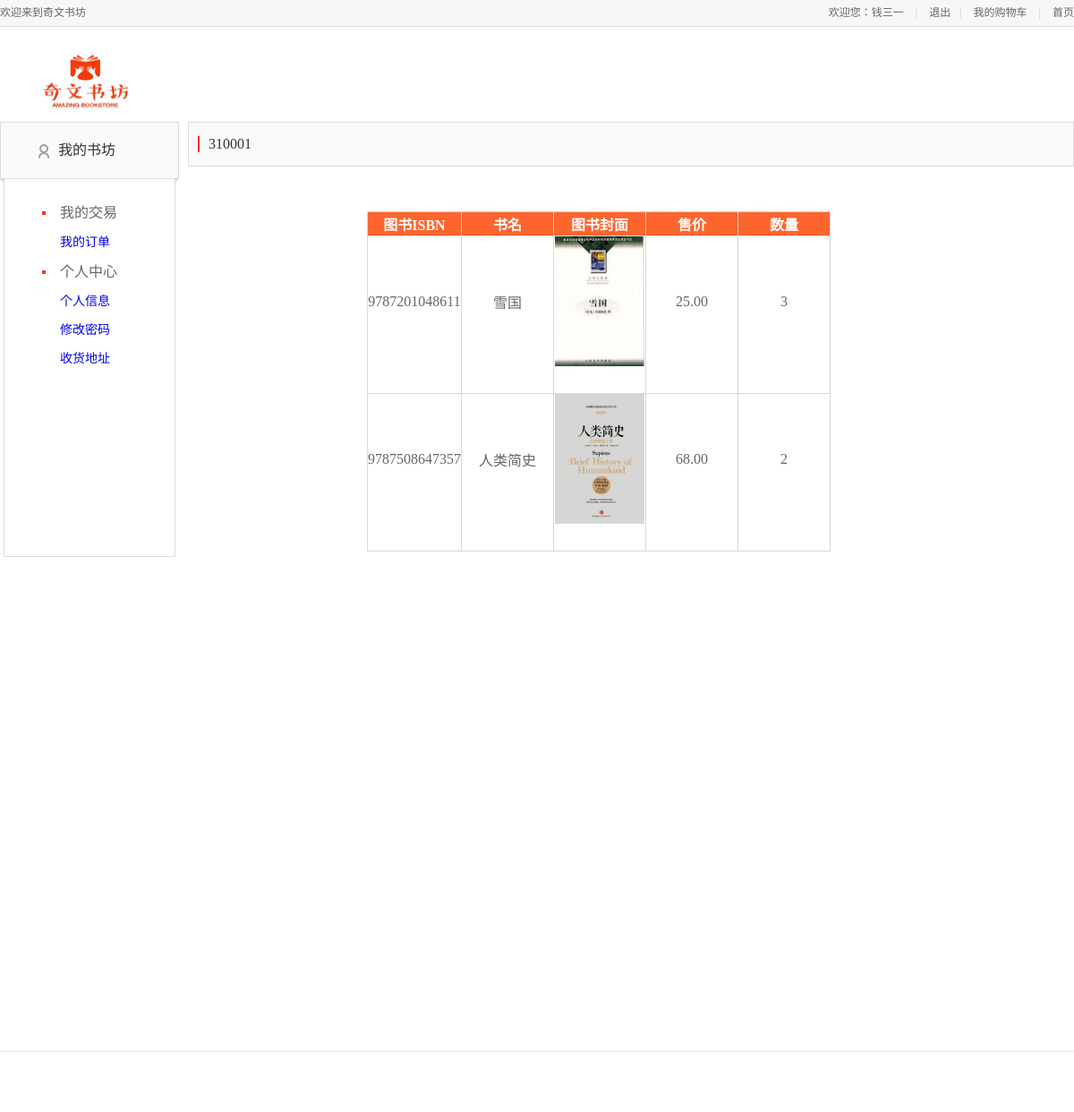
Page /用户界面/orderdetail.php?id=310001 (signed in) on the committed database.
### tables this page shows
CREATE TABLE `order_details` (
  `order_id` char(6) NOT NULL,
  `book_id` char(13) NOT NULL,
  `book_num` tinyint(4) DEFAULT NULL,
  PRIMARY KEY (`order_id`,`book_id`)
);

CREATE TABLE `book_info` (
  `book_id` char(13) NOT NULL,
  `book_name` varchar(40) DEFAULT NULL,
  `book_picture` varchar(20) DEFAULT NULL,
  `book_publisher` varchar(40) DEFAULT NULL,
  `book_type` varchar(20) DEFAULT NULL,
  `book_purchase_price` decimal(9,2) DEFAULT NULL,
  `book_sale_price` decimal(9,2) DEFAULT NULL,
  `CH_intro` text,
  `ENG_intro` text,
  `book_grade` float DEFAULT NULL,
  PRIMARY KEY (`book_id`)
);

### 用户界面/db.php (called while the page is built)
<?php
$servername = "localhost";
$username = "root";
$password = "";
$dbname = "bookstore";
$conn = new mysqli($servername, $username, $password, $dbname);
mysqli_query($conn,"set names 'UTF8'");
function sql($table, $field = '*', $where = '')
{
    global $conn;
    $sql = 'select' . ' ' . $field . ' ' . 'from' . ' ' . $table . ' where ' . $where;
    $data=mysqli_fetch_assoc($conn->query($sql));
    return $data;
}
?>

### 用户界面/orderdetail.php (the view, shortened to what this page needs)
<html>
<head>
    <link rel="stylesheet" type="text/css" href="/css/base.css">
    <link rel="stylesheet" type="text/css" href="css/base_1.css">
    <link rel="stylesheet" type="text/css" href="css/address.css">
    <link rel="stylesheet" type="text/css" href="css/main.css">
    <link rel="stylesheet" type="text/css" href="css/reset.css">
    <link rel="stylesheet" type="text/css" href="css/foot.css">
</head>
<body>
<div class="header_con">
    <div class="header">
        <div class="welcome fl">欢迎来到奇文书坊</div>
        <div class="fr">
            <div class="login_btn fl">
                <?php
                if(empty($_SESSION['user_name']))
                    echo "<script>alert('请先登录！');window.location.href='index.php';</script>";
                else
                    echo'欢迎您：'.$_SESSION['user_name'];
                ?>
                <span>|</span>
                <a href="logout.php">退出</a>
            </div>
            <div class="user_link fl">
                <span>|</span>
                <a href="ShowCart.php">我的购物车</a>
                <span>|</span>
                <a href="index.php">首页</a>
            </div>
        </div>
    </div>
</div>
<div class="mydang">
    <div class="head">
        <a class="logo" href="index.php">
            <img src="images/logo1.png" alt="">
        </a>
    </div>
    <div class="my_left">
        <div class="my_menu">
            <h3 class="my_menu_title">
                <a href="#" id="J_myhomeBtn">我的书坊</a>
            </h3>
            <dl>
                <dt id="class600" name="orders">我的交易</dt>
                <dd>
                    <a href="checkorder.php">我的订单</a>
                </dd>
                <dt id="class640" name="personalinformation">个人中心</dt>
                <dd>
                    <a href="personalinfo.php" id="a_personal">个人信息</a>
                </dd>
                <dd>
                    <a href="editpwd.php" id="a_eidpwd">修改密码</a>
                </dd>
                <dd>
                    <a href="address.php" id="a_adress">收货地址</a>
                </dd>
            </dl>
        </div>
    </div>
    <div class="my_main">
        <div class="my_title">
            <span class="title"><?PHP
                include "db.php";
                $order_id=$_GET['id'];
                echo $order_id;
                ?>
                </span>
        </div>
        <div class="shadow_box">
            <form  id='reFrom' action=""  method="post">
                </head>
                <div class="table-con">
                    <table align="left">
                        <tr>
                            <th width=100 >图书ISBN</th>
                            <th width=100>书名</th>
                            <th width=100>图书封面</th>
                            <th width=100>售价</th>
                            <th width=100>数量</th>
                        </tr>
                        <?php
                        $r=mysqli_query($conn,"SELECT*from order_details where order_id = '$order_id'");
                        while ($row=mysqli_fetch_array($r)) {
                            $id=$row['book_id'];
                            $r1=sql('book_info', '*', "book_id = '$id'");
                            ?>
                            <tr>
                                <td><?php echo $r1["book_id"] ?></td>
                                <td><?php echo $r1["book_name"]?></td>
                                <td><img src=<?php echo $r1["book_picture"]?> width=100px></td>
                                <td><?php echo $r1["book_sale_price"]?></td>
                                <td><?php echo $row["book_num"]?></td>
                            </tr>
                            <?php
                        }
                        ?>
                    </table>
                </div>
            </form>
        </div>
    </div>
</div>
<div class="footer_nav_box">
</div>
</body>
</html>

### CSS/base.css (style rules this page uses)
body, button, ul, li, ol, p, dl, dd, h1, h2, h3, h4, h5, h6, img, iframe, form, input { margin: 0; padding: 0; list-style-type: none; border: 0; }
a { text-decoration: none; }
img { border: none; }
body { background: #ffffff; }

### CSS/base_1.css (style rules this page uses)
body, button, ul, li, ol, p, dl, dd, h1, h2, h3, h4, h5, h6, img, iframe, form, input { margin: 0; padding: 0; list-style-type: none; border: 0; }
body { font-size: 12px; color: #404040; font-family: 'Microsoft YaHei'; background-color:#fff; }
.mydang { width: 1200px; height: 1084px; margin: 10px auto 50px; overflow: hidden; }
.mydang .head { margin: 8px auto 8px; height: 80px; }
.mydang .head img { width: 130px; height: 80px; float: left; margin: 0px 0 0 30px; }
.my_left { width: 200px; height: 800px; float: left; }
.my_menu { background: url("../../static/images/my_menu_title_bg.png") 0 63px no-repeat; }
.my_menu .my_menu_title { height: 62px; line-height: 62px; margin-bottom: 6px; font-size: 16px; background: url("../../static/images/icon_menu.png") 42px 24px no-repeat #fafafa; border: 1px solid #dcdcdc; border-bottom: none 0; padding-left: 64px; font-weight: normal; }
.my_menu .my_menu_title a { color: #323232; }
.my_menu dl { border: 1px solid #dcdcdc; border-top: none 0; width: 148px; height: 400px; margin: 0 auto; padding: 16px 0 0 42px; }
.my_menu dt { margin: 8px 0; line-height: 18px; font-size: 16px; padding-left: 20px; background: url("../images/icon_menu.png") 0 -35px no-repeat; }
.my_menu dd { line-height: 32px; padding-left: 20px; font-size: 14px; }

### CSS/address.css (style rules this page uses)
.my_main { width: 990px; padding: 0 0 0 10px; height: 600px; float: left; display: block; }
.my_title { height: 48px; line-height: 48px; background: #fafafa; border: 1px solid #dcdcdc; overflow: hidden; }
.my_title .title { margin: 15px 0 15px 10px; padding: 0 0 0 10px; font-size: 16px; color: #323232; line-height: 18px; border-left: 2px solid #ff2832; display: inline-block; }
.shadow_box { width: 1410px; height: 700px; margin-bottom: 10px; position: relative; display: inline-block; }
.shadow_box table { top: 0px; position: relative; left: 200px; }
.shadow_box table td { padding: 0 0 30px; position: relative; }

### CSS/main.css (style rules this page uses)
body { font-family:'Microsoft Yahei';font-size:12px;color:#666; }
html,body { height:100% }
.header_con { background-color:#f7f7f7; height:29px; border-bottom:1px solid #dddddd }
.header { width:1200px; height:29px; margin:0 auto; }
.welcome,.login_info,.login_btn,.user_link { line-height:29px; }
.login_btn a,.user_link a { color:#666; }
.login_btn span,.user_link span { color:#cecece; margin:0 10px; }

### CSS/foot.css (style rules this page uses)
.footer_nav_box { border-top: 1px solid #ebebeb; width:100%; min-width: 960px; padding: 17px 0 50px; }
.footer_nav_box a,.footer_nav_box { color: #8c8c8c; font-size: 12px; text-decoration: none; }

### 用户界面/orderdetail.php (style rules this page uses)
.table-con th { background-color: #FE642E; color: #FFFFFF; }
table { background-color: #FFFFFF; border-collapse: collapse; vertical-align: center; height: auto; margin-top: 50px; }
table,th,td { border:1px solid #D8D8D8; }
td { text-align: center; vertical-align: middle; }

### rows in the picture
order_details: book.book_id "9787201048611", book.book_name "雪国", book.book_picture (picture), book.book_sale_price "25.00", book_num "3"
order_details: book.book_id "9787508647357", book.book_name "人类简史", book.book_picture (picture), book.book_sale_price "68.00", book_num "2"

### other values in the picture
$_SESSION['user_name'] "钱三一"
$order_id "310001"
